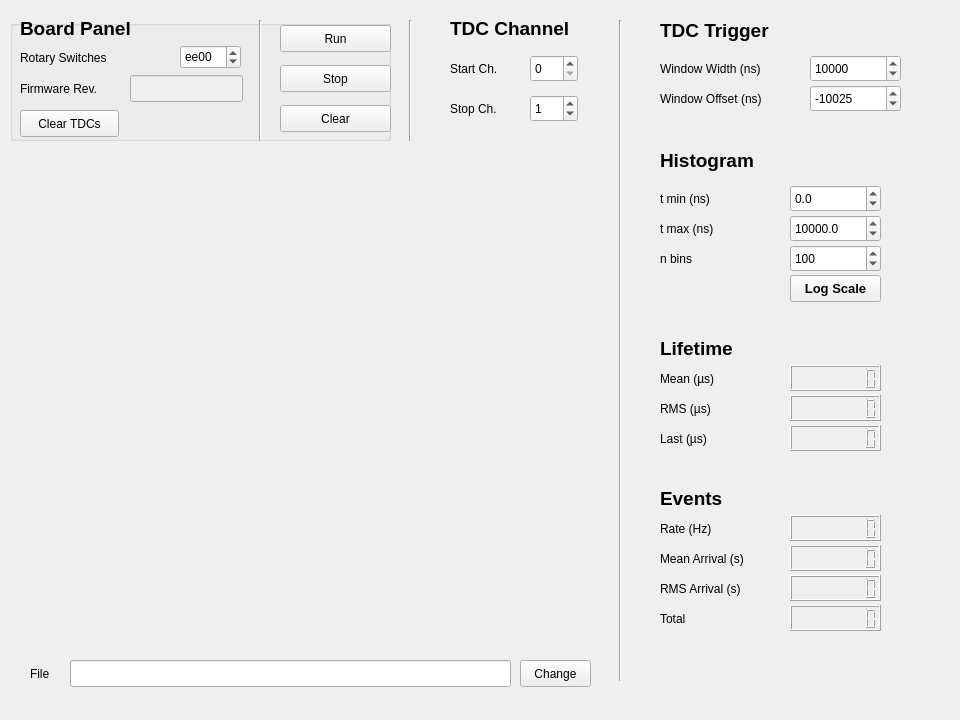
<?xml version="1.0" encoding="UTF-8"?>
<ui version="4.0">
 <class>tdc</class>
 <widget class="QWidget" name="tdc">
  <property name="geometry">
   <rect>
    <x>0</x>
    <y>0</y>
    <width>960</width>
    <height>720</height>
   </rect>
  </property>
  <property name="windowTitle">
   <string>Form</string>
  </property>
  <widget class="QWidget" name="widget_tdc_lifetime_statistics" native="true">
   <property name="geometry">
    <rect>
     <x>650</x>
     <y>340</y>
     <width>271</width>
     <height>121</height>
    </rect>
   </property>
   <widget class="QLabel" name="lifetime_label_2">
    <property name="geometry">
     <rect>
      <x>10</x>
      <y>0</y>
      <width>81</width>
      <height>17</height>
     </rect>
    </property>
    <property name="font">
     <font>
      <pointsize>14</pointsize>
      <weight>75</weight>
      <bold>true</bold>
     </font>
    </property>
    <property name="text">
     <string>Lifetime</string>
    </property>
   </widget>
   <widget class="QLabel" name="mean_lifetime_label_2">
    <property name="geometry">
     <rect>
      <x>10</x>
      <y>30</y>
      <width>91</width>
      <height>17</height>
     </rect>
    </property>
    <property name="text">
     <string>Mean (µs)</string>
    </property>
   </widget>
   <widget class="QLabel" name="rms_lifetime_label_2">
    <property name="geometry">
     <rect>
      <x>10</x>
      <y>60</y>
      <width>81</width>
      <height>17</height>
     </rect>
    </property>
    <property name="text">
     <string>RMS (µs)</string>
    </property>
   </widget>
   <widget class="QLabel" name="last_label_2">
    <property name="geometry">
     <rect>
      <x>10</x>
      <y>90</y>
      <width>81</width>
      <height>17</height>
     </rect>
    </property>
    <property name="text">
     <string>Last (µs)</string>
    </property>
   </widget>
   <widget class="QLCDNumber" name="lcdNumber_tdc_mean_lifetime">
    <property name="geometry">
     <rect>
      <x>140</x>
      <y>25</y>
      <width>91</width>
      <height>26</height>
     </rect>
    </property>
    <property name="smallDecimalPoint">
     <bool>false</bool>
    </property>
    <property name="digitCount">
     <number>8</number>
    </property>
   </widget>
   <widget class="QLCDNumber" name="lcdNumber_tdc_rms_lifetime">
    <property name="geometry">
     <rect>
      <x>140</x>
      <y>55</y>
      <width>91</width>
      <height>26</height>
     </rect>
    </property>
    <property name="smallDecimalPoint">
     <bool>false</bool>
    </property>
    <property name="digitCount">
     <number>8</number>
    </property>
   </widget>
   <widget class="QLCDNumber" name="lcdNumber_tdc_last_lifetimes">
    <property name="geometry">
     <rect>
      <x>140</x>
      <y>85</y>
      <width>91</width>
      <height>26</height>
     </rect>
    </property>
    <property name="smallDecimalPoint">
     <bool>false</bool>
    </property>
    <property name="digitCount">
     <number>8</number>
    </property>
   </widget>
  </widget>
  <widget class="QLineEdit" name="lineEdit_tdc_file_name">
   <property name="geometry">
    <rect>
     <x>70</x>
     <y>660</y>
     <width>441</width>
     <height>27</height>
    </rect>
   </property>
  </widget>
  <widget class="QPushButton" name="pushButton_tdc_file_name">
   <property name="geometry">
    <rect>
     <x>520</x>
     <y>660</y>
     <width>71</width>
     <height>27</height>
    </rect>
   </property>
   <property name="text">
    <string>Change</string>
   </property>
  </widget>
  <widget class="QWidget" name="widget_tdc_event_statistics" native="true">
   <property name="geometry">
    <rect>
     <x>650</x>
     <y>490</y>
     <width>271</width>
     <height>151</height>
    </rect>
   </property>
   <widget class="QLabel" name="events_label_2">
    <property name="geometry">
     <rect>
      <x>10</x>
      <y>0</y>
      <width>67</width>
      <height>17</height>
     </rect>
    </property>
    <property name="font">
     <font>
      <pointsize>14</pointsize>
      <weight>75</weight>
      <bold>true</bold>
     </font>
    </property>
    <property name="text">
     <string>Events</string>
    </property>
   </widget>
   <widget class="QLabel" name="rate_label_2">
    <property name="geometry">
     <rect>
      <x>10</x>
      <y>30</y>
      <width>101</width>
      <height>17</height>
     </rect>
    </property>
    <property name="text">
     <string>Rate (Hz)</string>
    </property>
   </widget>
   <widget class="QLabel" name="mean_arrival_label_2">
    <property name="geometry">
     <rect>
      <x>10</x>
      <y>60</y>
      <width>121</width>
      <height>17</height>
     </rect>
    </property>
    <property name="text">
     <string>Mean Arrival (s)</string>
    </property>
   </widget>
   <widget class="QLabel" name="rms_arrival_label_2">
    <property name="geometry">
     <rect>
      <x>10</x>
      <y>90</y>
      <width>121</width>
      <height>17</height>
     </rect>
    </property>
    <property name="text">
     <string>RMS Arrival (s)</string>
    </property>
   </widget>
   <widget class="QLabel" name="total_label_2">
    <property name="geometry">
     <rect>
      <x>10</x>
      <y>120</y>
      <width>101</width>
      <height>17</height>
     </rect>
    </property>
    <property name="text">
     <string>Total</string>
    </property>
   </widget>
   <widget class="QLCDNumber" name="lcdNumber_tdc_rate">
    <property name="geometry">
     <rect>
      <x>140</x>
      <y>25</y>
      <width>91</width>
      <height>26</height>
     </rect>
    </property>
    <property name="smallDecimalPoint">
     <bool>false</bool>
    </property>
    <property name="digitCount">
     <number>8</number>
    </property>
   </widget>
   <widget class="QLCDNumber" name="lcdNumber_tdc_mean_arrival">
    <property name="geometry">
     <rect>
      <x>140</x>
      <y>55</y>
      <width>91</width>
      <height>26</height>
     </rect>
    </property>
    <property name="smallDecimalPoint">
     <bool>false</bool>
    </property>
    <property name="digitCount">
     <number>8</number>
    </property>
   </widget>
   <widget class="QLCDNumber" name="lcdNumber_tdc_rms_arrival">
    <property name="geometry">
     <rect>
      <x>140</x>
      <y>85</y>
      <width>91</width>
      <height>26</height>
     </rect>
    </property>
    <property name="smallDecimalPoint">
     <bool>false</bool>
    </property>
    <property name="digitCount">
     <number>8</number>
    </property>
   </widget>
   <widget class="QLCDNumber" name="lcdNumber_tdc_total">
    <property name="geometry">
     <rect>
      <x>140</x>
      <y>115</y>
      <width>91</width>
      <height>26</height>
     </rect>
    </property>
    <property name="smallDecimalPoint">
     <bool>false</bool>
    </property>
    <property name="digitCount">
     <number>8</number>
    </property>
   </widget>
  </widget>
  <widget class="Line" name="line_5">
   <property name="geometry">
    <rect>
     <x>400</x>
     <y>20</y>
     <width>20</width>
     <height>121</height>
    </rect>
   </property>
   <property name="orientation">
    <enum>Qt::Vertical</enum>
   </property>
  </widget>
  <widget class="QWidget" name="widget_tdc_channel" native="true">
   <property name="geometry">
    <rect>
     <x>440</x>
     <y>20</y>
     <width>151</width>
     <height>121</height>
    </rect>
   </property>
   <widget class="QLabel" name="label_tdc_4">
    <property name="geometry">
     <rect>
      <x>10</x>
      <y>80</y>
      <width>67</width>
      <height>17</height>
     </rect>
    </property>
    <property name="text">
     <string>Stop Ch.</string>
    </property>
   </widget>
   <widget class="QLabel" name="label_tdc_3">
    <property name="geometry">
     <rect>
      <x>10</x>
      <y>40</y>
      <width>67</width>
      <height>17</height>
     </rect>
    </property>
    <property name="text">
     <string>Start Ch.</string>
    </property>
   </widget>
   <widget class="QSpinBox" name="spinBox_tdc_start_">
    <property name="geometry">
     <rect>
      <x>90</x>
      <y>35</y>
      <width>48</width>
      <height>27</height>
     </rect>
    </property>
   </widget>
   <widget class="QSpinBox" name="spinBox_tdc_stop_">
    <property name="geometry">
     <rect>
      <x>90</x>
      <y>75</y>
      <width>48</width>
      <height>27</height>
     </rect>
    </property>
    <property name="value">
     <number>1</number>
    </property>
   </widget>
   <widget class="QLabel" name="tdc_channel_label_2">
    <property name="geometry">
     <rect>
      <x>10</x>
      <y>0</y>
      <width>131</width>
      <height>17</height>
     </rect>
    </property>
    <property name="font">
     <font>
      <pointsize>14</pointsize>
      <weight>75</weight>
      <bold>true</bold>
     </font>
    </property>
    <property name="text">
     <string>TDC Channel</string>
    </property>
   </widget>
  </widget>
  <widget class="QLabel" name="label_2">
   <property name="geometry">
    <rect>
     <x>30</x>
     <y>665</y>
     <width>31</width>
     <height>17</height>
    </rect>
   </property>
   <property name="text">
    <string>File</string>
   </property>
  </widget>
  <widget class="QCustomPlot" name="qcp_tdc" native="true">
   <property name="geometry">
    <rect>
     <x>20</x>
     <y>160</y>
     <width>571</width>
     <height>471</height>
    </rect>
   </property>
  </widget>
  <widget class="QGroupBox" name="groupBox_tdc_board_panel">
   <property name="geometry">
    <rect>
     <x>10</x>
     <y>20</y>
     <width>381</width>
     <height>121</height>
    </rect>
   </property>
   <property name="title">
    <string/>
   </property>
   <widget class="QLabel" name="label_tdc_2">
    <property name="geometry">
     <rect>
      <x>10</x>
      <y>30</y>
      <width>121</width>
      <height>16</height>
     </rect>
    </property>
    <property name="text">
     <string>Rotary Switches</string>
    </property>
   </widget>
   <widget class="QSpinBox" name="spinBox_tdc_rotary_switches">
    <property name="geometry">
     <rect>
      <x>170</x>
      <y>25</y>
      <width>61</width>
      <height>24</height>
     </rect>
    </property>
    <property name="inputMethodHints">
     <set>Qt::ImhDigitsOnly</set>
    </property>
    <property name="prefix">
     <string/>
    </property>
    <property name="maximum">
     <number>65535</number>
    </property>
    <property name="value">
     <number>60928</number>
    </property>
    <property name="displayIntegerBase">
     <number>16</number>
    </property>
   </widget>
   <widget class="QPushButton" name="pushButton_tdc_clear_tdcs">
    <property name="geometry">
     <rect>
      <x>10</x>
      <y>90</y>
      <width>99</width>
      <height>27</height>
     </rect>
    </property>
    <property name="text">
     <string>Clear TDCs</string>
    </property>
   </widget>
   <widget class="QLabel" name="board_tdc_1">
    <property name="geometry">
     <rect>
      <x>10</x>
      <y>0</y>
      <width>121</width>
      <height>17</height>
     </rect>
    </property>
    <property name="font">
     <font>
      <pointsize>14</pointsize>
      <weight>75</weight>
      <bold>true</bold>
     </font>
    </property>
    <property name="text">
     <string>Board Panel</string>
    </property>
   </widget>
   <widget class="QPushButton" name="pushButton_tdc_start_run">
    <property name="geometry">
     <rect>
      <x>270</x>
      <y>5</y>
      <width>111</width>
      <height>27</height>
     </rect>
    </property>
    <property name="text">
     <string>Run</string>
    </property>
   </widget>
   <widget class="QPushButton" name="pushButton_tdc_stop_run">
    <property name="geometry">
     <rect>
      <x>270</x>
      <y>45</y>
      <width>111</width>
      <height>27</height>
     </rect>
    </property>
    <property name="text">
     <string>Stop</string>
    </property>
   </widget>
   <widget class="QPushButton" name="pushButton_tdc_clear">
    <property name="geometry">
     <rect>
      <x>270</x>
      <y>85</y>
      <width>111</width>
      <height>27</height>
     </rect>
    </property>
    <property name="text">
     <string>Clear</string>
    </property>
   </widget>
   <widget class="Line" name="line_8">
    <property name="geometry">
     <rect>
      <x>240</x>
      <y>0</y>
      <width>20</width>
      <height>121</height>
     </rect>
    </property>
    <property name="orientation">
     <enum>Qt::Vertical</enum>
    </property>
   </widget>
   <widget class="QLabel" name="label">
    <property name="geometry">
     <rect>
      <x>10</x>
      <y>60</y>
      <width>101</width>
      <height>17</height>
     </rect>
    </property>
    <property name="text">
     <string>Firmware Rev.</string>
    </property>
   </widget>
   <widget class="QLineEdit" name="lineEdit_tdc_firwmare_revision">
    <property name="enabled">
     <bool>false</bool>
    </property>
    <property name="geometry">
     <rect>
      <x>120</x>
      <y>55</y>
      <width>113</width>
      <height>27</height>
     </rect>
    </property>
   </widget>
  </widget>
  <widget class="QWidget" name="widget_tdc_trigger" native="true">
   <property name="geometry">
    <rect>
     <x>650</x>
     <y>20</y>
     <width>271</width>
     <height>101</height>
    </rect>
   </property>
   <widget class="QLabel" name="tdc_trigger_label_2">
    <property name="geometry">
     <rect>
      <x>10</x>
      <y>0</y>
      <width>121</width>
      <height>21</height>
     </rect>
    </property>
    <property name="font">
     <font>
      <pointsize>14</pointsize>
      <weight>75</weight>
      <bold>true</bold>
     </font>
    </property>
    <property name="text">
     <string>TDC Trigger</string>
    </property>
   </widget>
   <widget class="QLabel" name="window_width_label_2">
    <property name="geometry">
     <rect>
      <x>10</x>
      <y>40</y>
      <width>141</width>
      <height>17</height>
     </rect>
    </property>
    <property name="text">
     <string>Window Width (ns)</string>
    </property>
   </widget>
   <widget class="QLabel" name="window_offset_label_2">
    <property name="geometry">
     <rect>
      <x>10</x>
      <y>70</y>
      <width>141</width>
      <height>17</height>
     </rect>
    </property>
    <property name="text">
     <string>Window Offset (ns)</string>
    </property>
   </widget>
   <widget class="QSpinBox" name="spinBox_tdc_window_width">
    <property name="geometry">
     <rect>
      <x>160</x>
      <y>35</y>
      <width>91</width>
      <height>27</height>
     </rect>
    </property>
    <property name="layoutDirection">
     <enum>Qt::LeftToRight</enum>
    </property>
    <property name="autoFillBackground">
     <bool>false</bool>
    </property>
    <property name="prefix">
     <string/>
    </property>
    <property name="minimum">
     <number>25</number>
    </property>
    <property name="maximum">
     <number>100000</number>
    </property>
    <property name="singleStep">
     <number>25</number>
    </property>
    <property name="value">
     <number>10000</number>
    </property>
   </widget>
   <widget class="QSpinBox" name="spinBox_tdc_window_offset">
    <property name="geometry">
     <rect>
      <x>160</x>
      <y>65</y>
      <width>91</width>
      <height>27</height>
     </rect>
    </property>
    <property name="minimum">
     <number>-50000</number>
    </property>
    <property name="maximum">
     <number>900</number>
    </property>
    <property name="singleStep">
     <number>25</number>
    </property>
    <property name="value">
     <number>-10025</number>
    </property>
   </widget>
  </widget>
  <widget class="QWidget" name="widget_tdc_histogram_config" native="true">
   <property name="geometry">
    <rect>
     <x>650</x>
     <y>150</y>
     <width>271</width>
     <height>161</height>
    </rect>
   </property>
   <widget class="QDoubleSpinBox" name="doubleSpinBox_tdc_tmin">
    <property name="geometry">
     <rect>
      <x>140</x>
      <y>35</y>
      <width>91</width>
      <height>27</height>
     </rect>
    </property>
    <property name="decimals">
     <number>1</number>
    </property>
    <property name="minimum">
     <double>-100000.000000000000000</double>
    </property>
    <property name="maximum">
     <double>100000.000000000000000</double>
    </property>
    <property name="singleStep">
     <double>0.200000000000000</double>
    </property>
    <property name="value">
     <double>0.000000000000000</double>
    </property>
   </widget>
   <widget class="QLabel" name="label_tmax_2">
    <property name="geometry">
     <rect>
      <x>10</x>
      <y>70</y>
      <width>67</width>
      <height>17</height>
     </rect>
    </property>
    <property name="text">
     <string>t max (ns)</string>
    </property>
   </widget>
   <widget class="QLabel" name="label_nbins_2">
    <property name="geometry">
     <rect>
      <x>10</x>
      <y>100</y>
      <width>67</width>
      <height>17</height>
     </rect>
    </property>
    <property name="text">
     <string>n bins</string>
    </property>
   </widget>
   <widget class="QSpinBox" name="spinBox_tdc_nbins">
    <property name="geometry">
     <rect>
      <x>140</x>
      <y>95</y>
      <width>91</width>
      <height>27</height>
     </rect>
    </property>
    <property name="minimum">
     <number>1</number>
    </property>
    <property name="maximum">
     <number>1000</number>
    </property>
    <property name="value">
     <number>100</number>
    </property>
   </widget>
   <widget class="QDoubleSpinBox" name="doubleSpinBox_tdc_tmax">
    <property name="geometry">
     <rect>
      <x>140</x>
      <y>65</y>
      <width>91</width>
      <height>27</height>
     </rect>
    </property>
    <property name="decimals">
     <number>1</number>
    </property>
    <property name="maximum">
     <double>150000.000000000000000</double>
    </property>
    <property name="singleStep">
     <double>0.200000000000000</double>
    </property>
    <property name="value">
     <double>10000.000000000000000</double>
    </property>
   </widget>
   <widget class="QLabel" name="label_tmin_2">
    <property name="geometry">
     <rect>
      <x>10</x>
      <y>40</y>
      <width>67</width>
      <height>17</height>
     </rect>
    </property>
    <property name="text">
     <string>t min (ns)</string>
    </property>
   </widget>
   <widget class="QLabel" name="histo_param_label_2">
    <property name="geometry">
     <rect>
      <x>10</x>
      <y>0</y>
      <width>101</width>
      <height>21</height>
     </rect>
    </property>
    <property name="font">
     <font>
      <pointsize>14</pointsize>
      <weight>75</weight>
      <bold>true</bold>
     </font>
    </property>
    <property name="text">
     <string>Histogram</string>
    </property>
   </widget>
   <widget class="QPushButton" name="spushButton_tdc_log">
    <property name="geometry">
     <rect>
      <x>140</x>
      <y>125</y>
      <width>91</width>
      <height>27</height>
     </rect>
    </property>
    <property name="font">
     <font>
      <pointsize>10</pointsize>
      <weight>75</weight>
      <bold>true</bold>
     </font>
    </property>
    <property name="text">
     <string>Log Scale</string>
    </property>
   </widget>
  </widget>
  <widget class="Line" name="line_6">
   <property name="geometry">
    <rect>
     <x>610</x>
     <y>20</y>
     <width>20</width>
     <height>661</height>
    </rect>
   </property>
   <property name="orientation">
    <enum>Qt::Vertical</enum>
   </property>
  </widget>
 </widget>
 <customwidgets>
  <customwidget>
   <class>QCustomPlot</class>
   <extends>QWidget</extends>
   <header>qcustomplot.h</header>
   <container>1</container>
  </customwidget>
 </customwidgets>
 <resources/>
 <connections/>
</ui>
